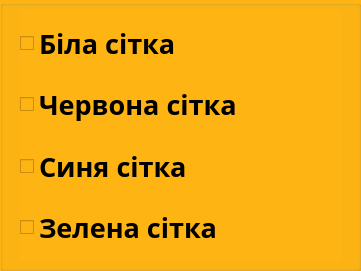
   <widget class="QGroupBox" name="groupBox_6">
    <property name="geometry">
     <rect>
      <x>400</x>
      <y>620</y>
      <width>361</width>
      <height>271</height>
     </rect>
    </property>
    <property name="palette">
     <palette>
      <active>
       <colorrole role="WindowText">
        <brush brushstyle="SolidPattern">
         <color alpha="255">
          <red>0</red>
          <green>0</green>
          <blue>0</blue>
         </color>
        </brush>
       </colorrole>
       <colorrole role="Button">
        <brush brushstyle="SolidPattern">
         <color alpha="255">
          <red>254</red>
          <green>180</green>
          <blue>19</blue>
         </color>
        </brush>
       </colorrole>
       <colorrole role="Light">
        <brush brushstyle="SolidPattern">
         <color alpha="255">
          <red>212</red>
          <green>255</green>
          <blue>223</blue>
         </color>
        </brush>
       </colorrole>
       <colorrole role="Midlight">
        <brush brushstyle="SolidPattern">
         <color alpha="255">
          <red>148</red>
          <green>255</green>
          <blue>175</blue>
         </color>
        </brush>
       </colorrole>
       <colorrole role="Dark">
        <brush brushstyle="SolidPattern">
         <color alpha="255">
          <red>42</red>
          <green>127</green>
          <blue>63</blue>
         </color>
        </brush>
       </colorrole>
       <colorrole role="Mid">
        <brush brushstyle="SolidPattern">
         <color alpha="255">
          <red>57</red>
          <green>170</green>
          <blue>85</blue>
         </color>
        </brush>
       </colorrole>
       <colorrole role="Text">
        <brush brushstyle="SolidPattern">
         <color alpha="255">
          <red>0</red>
          <green>0</green>
          <blue>0</blue>
         </color>
        </brush>
       </colorrole>
       <colorrole role="BrightText">
        <brush brushstyle="SolidPattern">
         <color alpha="255">
          <red>255</red>
          <green>255</green>
          <blue>255</blue>
         </color>
        </brush>
       </colorrole>
       <colorrole role="ButtonText">
        <brush brushstyle="SolidPattern">
         <color alpha="255">
          <red>0</red>
          <green>0</green>
          <blue>0</blue>
         </color>
        </brush>
       </colorrole>
       <colorrole role="Base">
        <brush brushstyle="SolidPattern">
         <color alpha="255">
          <red>254</red>
          <green>180</green>
          <blue>19</blue>
         </color>
        </brush>
       </colorrole>
       <colorrole role="Window">
        <brush brushstyle="SolidPattern">
         <color alpha="255">
          <red>254</red>
          <green>180</green>
          <blue>19</blue>
         </color>
        </brush>
       </colorrole>
       <colorrole role="Shadow">
        <brush brushstyle="SolidPattern">
         <color alpha="255">
          <red>0</red>
          <green>0</green>
          <blue>0</blue>
         </color>
        </brush>
       </colorrole>
       <colorrole role="AlternateBase">
        <brush brushstyle="SolidPattern">
         <color alpha="255">
          <red>170</red>
          <green>255</green>
          <blue>191</blue>
         </color>
        </brush>
       </colorrole>
       <colorrole role="ToolTipBase">
        <brush brushstyle="SolidPattern">
         <color alpha="255">
          <red>255</red>
          <green>255</green>
          <blue>220</blue>
         </color>
        </brush>
       </colorrole>
       <colorrole role="ToolTipText">
        <brush brushstyle="SolidPattern">
         <color alpha="255">
          <red>0</red>
          <green>0</green>
          <blue>0</blue>
         </color>
        </brush>
       </colorrole>
       <colorrole role="PlaceholderText">
        <brush brushstyle="SolidPattern">
         <color alpha="127">
          <red>0</red>
          <green>0</green>
          <blue>0</blue>
         </color>
        </brush>
       </colorrole>
      </active>
      <inactive>
       <colorrole role="WindowText">
        <brush brushstyle="SolidPattern">
         <color alpha="255">
          <red>0</red>
          <green>0</green>
          <blue>0</blue>
         </color>
        </brush>
       </colorrole>
       <colorrole role="Button">
        <brush brushstyle="SolidPattern">
         <color alpha="255">
          <red>254</red>
          <green>180</green>
          <blue>19</blue>
         </color>
        </brush>
       </colorrole>
       <colorrole role="Light">
        <brush brushstyle="SolidPattern">
         <color alpha="255">
          <red>212</red>
          <green>255</green>
          <blue>223</blue>
         </color>
        </brush>
       </colorrole>
       <colorrole role="Midlight">
        <brush brushstyle="SolidPattern">
         <color alpha="255">
          <red>148</red>
          <green>255</green>
          <blue>175</blue>
         </color>
        </brush>
       </colorrole>
       <colorrole role="Dark">
        <brush brushstyle="SolidPattern">
         <color alpha="255">
          <red>42</red>
          <green>127</green>
          <blue>63</blue>
         </color>
        </brush>
       </colorrole>
       <colorrole role="Mid">
        <brush brushstyle="SolidPattern">
         <color alpha="255">
          <red>57</red>
          <green>170</green>
          <blue>85</blue>
         </color>
        </brush>
       </colorrole>
       <colorrole role="Text">
        <brush brushstyle="SolidPattern">
         <color alpha="255">
          <red>0</red>
          <green>0</green>
          <blue>0</blue>
         </color>
        </brush>
       </colorrole>
       <colorrole role="BrightText">
        <brush brushstyle="SolidPattern">
         <color alpha="255">
          <red>255</red>
          <green>255</green>
          <blue>255</blue>
         </color>
        </brush>
       </colorrole>
       <colorrole role="ButtonText">
        <brush brushstyle="SolidPattern">
         <color alpha="255">
          <red>0</red>
          <green>0</green>
          <blue>0</blue>
         </color>
        </brush>
       </colorrole>
       <colorrole role="Base">
        <brush brushstyle="SolidPattern">
         <color alpha="255">
          <red>254</red>
          <green>180</green>
          <blue>19</blue>
         </color>
        </brush>
       </colorrole>
       <colorrole role="Window">
        <brush brushstyle="SolidPattern">
         <color alpha="255">
          <red>254</red>
          <green>180</green>
          <blue>19</blue>
         </color>
        </brush>
       </colorrole>
       <colorrole role="Shadow">
        <brush brushstyle="SolidPattern">
         <color alpha="255">
          <red>0</red>
          <green>0</green>
          <blue>0</blue>
         </color>
        </brush>
       </colorrole>
       <colorrole role="AlternateBase">
        <brush brushstyle="SolidPattern">
         <color alpha="255">
          <red>170</red>
          <green>255</green>
          <blue>191</blue>
         </color>
        </brush>
       </colorrole>
       <colorrole role="ToolTipBase">
        <brush brushstyle="SolidPattern">
         <color alpha="255">
          <red>255</red>
          <green>255</green>
          <blue>220</blue>
         </color>
        </brush>
       </colorrole>
       <colorrole role="ToolTipText">
        <brush brushstyle="SolidPattern">
         <color alpha="255">
          <red>0</red>
          <green>0</green>
          <blue>0</blue>
         </color>
        </brush>
       </colorrole>
       <colorrole role="PlaceholderText">
        <brush brushstyle="SolidPattern">
         <color alpha="127">
          <red>0</red>
          <green>0</green>
          <blue>0</blue>
         </color>
        </brush>
       </colorrole>
      </inactive>
      <disabled>
       <colorrole role="WindowText">
        <brush brushstyle="SolidPattern">
         <color alpha="255">
          <red>42</red>
          <green>127</green>
          <blue>63</blue>
         </color>
        </brush>
       </colorrole>
       <colorrole role="Button">
        <brush brushstyle="SolidPattern">
         <color alpha="255">
          <red>254</red>
          <green>180</green>
          <blue>19</blue>
         </color>
        </brush>
       </colorrole>
       <colorrole role="Light">
        <brush brushstyle="SolidPattern">
         <color alpha="255">
          <red>212</red>
          <green>255</green>
          <blue>223</blue>
         </color>
        </brush>
       </colorrole>
       <colorrole role="Midlight">
        <brush brushstyle="SolidPattern">
         <color alpha="255">
          <red>148</red>
          <green>255</green>
          <blue>175</blue>
         </color>
        </brush>
       </colorrole>
       <colorrole role="Dark">
        <brush brushstyle="SolidPattern">
         <color alpha="255">
          <red>42</red>
          <green>127</green>
          <blue>63</blue>
         </color>
        </brush>
       </colorrole>
       <colorrole role="Mid">
        <brush brushstyle="SolidPattern">
         <color alpha="255">
          <red>57</red>
          <green>170</green>
          <blue>85</blue>
         </color>
        </brush>
       </colorrole>
       <colorrole role="Text">
        <brush brushstyle="SolidPattern">
         <color alpha="255">
          <red>42</red>
          <green>127</green>
          <blue>63</blue>
         </color>
        </brush>
       </colorrole>
       <colorrole role="BrightText">
        <brush brushstyle="SolidPattern">
         <color alpha="255">
          <red>255</red>
          <green>255</green>
          <blue>255</blue>
         </color>
        </brush>
       </colorrole>
       <colorrole role="ButtonText">
        <brush brushstyle="SolidPattern">
         <color alpha="255">
          <red>42</red>
          <green>127</green>
          <blue>63</blue>
         </color>
        </brush>
       </colorrole>
       <colorrole role="Base">
        <brush brushstyle="SolidPattern">
         <color alpha="255">
          <red>254</red>
          <green>180</green>
          <blue>19</blue>
         </color>
        </brush>
       </colorrole>
       <colorrole role="Window">
        <brush brushstyle="SolidPattern">
         <color alpha="255">
          <red>254</red>
          <green>180</green>
          <blue>19</blue>
         </color>
        </brush>
       </colorrole>
       <colorrole role="Shadow">
        <brush brushstyle="SolidPattern">
         <color alpha="255">
          <red>0</red>
          <green>0</green>
          <blue>0</blue>
         </color>
        </brush>
       </colorrole>
       <colorrole role="AlternateBase">
        <brush brushstyle="SolidPattern">
         <color alpha="255">
          <red>85</red>
          <green>255</green>
          <blue>127</blue>
         </color>
        </brush>
       </colorrole>
       <colorrole role="ToolTipBase">
        <brush brushstyle="SolidPattern">
         <color alpha="255">
          <red>255</red>
          <green>255</green>
          <blue>220</blue>
         </color>
        </brush>
       </colorrole>
       <colorrole role="ToolTipText">
        <brush brushstyle="SolidPattern">
         <color alpha="255">
          <red>0</red>
          <green>0</green>
          <blue>0</blue>
         </color>
        </brush>
       </colorrole>
       <colorrole role="PlaceholderText">
        <brush brushstyle="SolidPattern">
         <color alpha="127">
          <red>42</red>
          <green>127</green>
          <blue>63</blue>
         </color>
        </brush>
       </colorrole>
      </disabled>
     </palette>
    </property>
    <property name="styleSheet">
     <string notr="true">background-color: rgb(254, 180, 19)</string>
    </property>
    <property name="title">
     <string/>
    </property>
    <widget class="QWidget" name="layoutWidget_11">
     <property name="geometry">
      <rect>
       <x>20</x>
       <y>10</y>
       <width>321</width>
       <height>251</height>
      </rect>
     </property>
     <layout class="QFormLayout" name="formLayout_11">
      <item row="1" column="0">
       <widget class="QCheckBox" name="checkBox_37">
        <property name="font">
         <font>
          <family>Sitka Banner Semibold</family>
          <pointsize>20</pointsize>
          <bold>true</bold>
         </font>
        </property>
        <property name="text">
         <string>Біла сітка</string>
        </property>
       </widget>
      </item>
      <item row="1" column="1">
       <spacer name="horizontalSpacer_18">
        <property name="orientation">
         <enum>Qt::Horizontal</enum>
        </property>
        <property name="sizeHint" stdset="0">
         <size>
          <width>40</width>
          <height>20</height>
         </size>
        </property>
       </spacer>
      </item>
      <item row="2" column="0">
       <spacer name="verticalSpacer_23">
        <property name="orientation">
         <enum>Qt::Vertical</enum>
        </property>
        <property name="sizeHint" stdset="0">
         <size>
          <width>20</width>
          <height>40</height>
         </size>
        </property>
       </spacer>
      </item>
      <item row="3" column="0">
       <widget class="QCheckBox" name="checkBox_38">
        <property name="font">
         <font>
          <family>Sitka Banner Semibold</family>
          <pointsize>20</pointsize>
          <bold>true</bold>
         </font>
        </property>
        <property name="text">
         <string>Червона сітка</string>
        </property>
       </widget>
      </item>
      <item row="3" column="1">
       <spacer name="horizontalSpacer_19">
        <property name="orientation">
         <enum>Qt::Horizontal</enum>
        </property>
        <property name="sizeHint" stdset="0">
         <size>
          <width>40</width>
          <height>20</height>
         </size>
        </property>
       </spacer>
      </item>
      <item row="4" column="0">
       <spacer name="verticalSpacer_24">
        <property name="orientation">
         <enum>Qt::Vertical</enum>
        </property>
        <property name="sizeHint" stdset="0">
         <size>
          <width>20</width>
          <height>40</height>
         </size>
        </property>
       </spacer>
      </item>
      <item row="5" column="0">
       <widget class="QCheckBox" name="checkBox_39">
        <property name="font">
         <font>
          <family>Sitka Banner Semibold</family>
          <pointsize>20</pointsize>
          <bold>true</bold>
         </font>
        </property>
        <property name="text">
         <string>Синя сітка</string>
        </property>
       </widget>
      </item>
      <item row="6" column="0">
       <spacer name="verticalSpacer_25">
        <property name="orientation">
         <enum>Qt::Vertical</enum>
        </property>
        <property name="sizeHint" stdset="0">
         <size>
          <width>20</width>
          <height>40</height>
         </size>
        </property>
       </spacer>
      </item>
      <item row="8" column="0">
       <widget class="QCheckBox" name="checkBox_40">
        <property name="font">
         <font>
          <family>Sitka Banner Semibold</family>
          <pointsize>20</pointsize>
          <bold>true</bold>
         </font>
        </property>
        <property name="text">
         <string>Зелена сітка</string>
        </property>
       </widget>
      </item>
      <item row="8" column="1">
       <spacer name="horizontalSpacer_20">
        <property name="orientation">
         <enum>Qt::Horizontal</enum>
        </property>
        <property name="sizeHint" stdset="0">
         <size>
          <width>40</width>
          <height>20</height>
         </size>
        </property>
       </spacer>
      </item>
      <item row="5" column="1">
       <spacer name="horizontalSpacer_21">
        <property name="orientation">
         <enum>Qt::Horizontal</enum>
        </property>
        <property name="sizeHint" stdset="0">
         <size>
          <width>40</width>
          <height>20</height>
         </size>
        </property>
       </spacer>
      </item>
      <item row="0" column="0">
       <spacer name="verticalSpacer_26">
        <property name="orientation">
         <enum>Qt::Vertical</enum>
        </property>
        <property name="sizeHint" stdset="0">
         <size>
          <width>20</width>
          <height>40</height>
         </size>
        </property>
       </spacer>
      </item>
      <item row="9" column="0">
       <spacer name="verticalSpacer_27">
        <property name="orientation">
         <enum>Qt::Vertical</enum>
        </property>
        <property name="sizeHint" stdset="0">
         <size>
          <width>20</width>
          <height>40</height>
         </size>
        </property>
       </spacer>
      </item>
     </layout>
    </widget>
   </widget>
